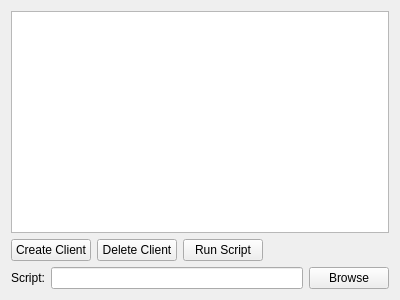
<?xml version="1.0" encoding="UTF-8"?>
<ui version="4.0">
 <class>ControlCenter</class>
 <widget class="QWidget" name="ControlCenter">
  <property name="geometry">
   <rect>
    <x>0</x>
    <y>0</y>
    <width>400</width>
    <height>300</height>
   </rect>
  </property>
  <property name="windowTitle">
   <string>COMP_hack Client</string>
  </property>
  <layout class="QVBoxLayout" name="verticalLayout">
   <item>
    <widget class="QListWidget" name="clientList"/>
   </item>
   <item>
    <layout class="QHBoxLayout" name="horizontalLayout">
     <item>
      <widget class="QPushButton" name="clientCreate">
       <property name="text">
        <string>Create Client</string>
       </property>
      </widget>
     </item>
     <item>
      <widget class="QPushButton" name="clientDelete">
       <property name="text">
        <string>Delete Client</string>
       </property>
      </widget>
     </item>
     <item>
      <widget class="QPushButton" name="scriptRun">
       <property name="text">
        <string>Run Script</string>
       </property>
      </widget>
     </item>
     <item>
      <spacer name="horizontalSpacer">
       <property name="orientation">
        <enum>Qt::Horizontal</enum>
       </property>
       <property name="sizeHint" stdset="0">
        <size>
         <width>40</width>
         <height>20</height>
        </size>
       </property>
      </spacer>
     </item>
    </layout>
   </item>
   <item>
    <layout class="QHBoxLayout" name="horizontalLayout_2">
     <item>
      <widget class="QLabel" name="scriptLabel">
       <property name="text">
        <string>Script:</string>
       </property>
      </widget>
     </item>
     <item>
      <widget class="QLineEdit" name="scriptPath"/>
     </item>
     <item>
      <widget class="QPushButton" name="scriptBrowse">
       <property name="text">
        <string>Browse</string>
       </property>
      </widget>
     </item>
    </layout>
   </item>
  </layout>
 </widget>
 <tabstops>
  <tabstop>clientList</tabstop>
  <tabstop>clientCreate</tabstop>
  <tabstop>clientDelete</tabstop>
  <tabstop>scriptRun</tabstop>
  <tabstop>scriptPath</tabstop>
  <tabstop>scriptBrowse</tabstop>
 </tabstops>
 <resources/>
 <connections/>
</ui>
